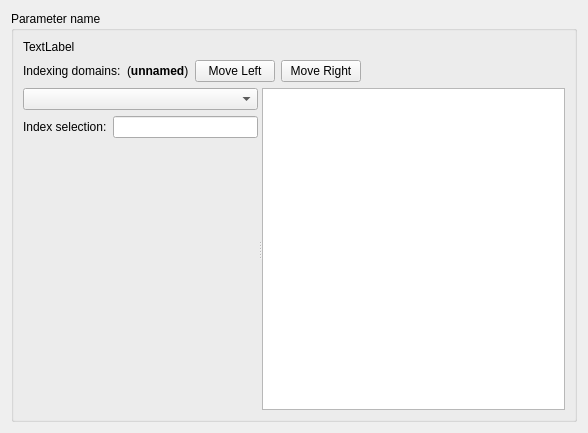
<?xml version="1.0" encoding="UTF-8"?>
<!--
######################################################################################################################
# Copyright (C) 2017-2022 Spine project consortium
# This file is part of Spine Items.
# Spine Items is free software: you can redistribute it and\/or modify it under the terms of the GNU Lesser General
# Public License as published by the Free Software Foundation, either version 3 of the License, or (at your option)
# any later version. This program is distributed in the hope that it will be useful, but WITHOUT ANY WARRANTY;
# without even the implied warranty of MERCHANTABILITY or FITNESS FOR A PARTICULAR PURPOSE. See the GNU Lesser General
# Public License for more details. You should have received a copy of the GNU Lesser General Public License along with
# this program. If not, see <http:\/\/www.gnu.org\/licenses\/>.
######################################################################################################################
-->
<ui version="4.0">
 <class>Form</class>
 <widget class="QWidget" name="Form">
  <property name="geometry">
   <rect>
    <x>0</x>
    <y>0</y>
    <width>588</width>
    <height>433</height>
   </rect>
  </property>
  <property name="windowTitle">
   <string>Form</string>
  </property>
  <layout class="QVBoxLayout" name="verticalLayout_5">
   <item>
    <widget class="QGroupBox" name="box">
     <property name="title">
      <string>Parameter name</string>
     </property>
     <layout class="QVBoxLayout" name="verticalLayout_3">
      <item>
       <widget class="QLabel" name="message_label">
        <property name="sizePolicy">
         <sizepolicy hsizetype="Preferred" vsizetype="Fixed">
          <horstretch>0</horstretch>
          <verstretch>0</verstretch>
         </sizepolicy>
        </property>
        <property name="text">
         <string>TextLabel</string>
        </property>
        <property name="textFormat">
         <enum>Qt::RichText</enum>
        </property>
       </widget>
      </item>
      <item>
       <layout class="QHBoxLayout" name="horizontalLayout_2">
        <item>
         <widget class="QLabel" name="label">
          <property name="text">
           <string>Indexing domains:</string>
          </property>
         </widget>
        </item>
        <item>
         <widget class="QLabel" name="indexing_domains_label">
          <property name="text">
           <string>(&lt;b&gt;unnamed&lt;/b&gt;)</string>
          </property>
          <property name="textFormat">
           <enum>Qt::RichText</enum>
          </property>
         </widget>
        </item>
        <item>
         <widget class="QPushButton" name="move_domain_left_button">
          <property name="text">
           <string>Move Left</string>
          </property>
         </widget>
        </item>
        <item>
         <widget class="QPushButton" name="move_domain_right_button">
          <property name="text">
           <string>Move Right</string>
          </property>
         </widget>
        </item>
        <item>
         <spacer name="horizontalSpacer">
          <property name="orientation">
           <enum>Qt::Horizontal</enum>
          </property>
          <property name="sizeHint" stdset="0">
           <size>
            <width>40</width>
            <height>20</height>
           </size>
          </property>
         </spacer>
        </item>
       </layout>
      </item>
      <item>
       <widget class="QSplitter" name="splitter">
        <property name="orientation">
         <enum>Qt::Horizontal</enum>
        </property>
        <widget class="QWidget" name="verticalLayoutWidget_3">
         <layout class="QVBoxLayout" name="verticalLayout_4">
          <item>
           <layout class="QVBoxLayout" name="verticalLayout_6">
            <item>
             <layout class="QHBoxLayout" name="horizontalLayout">
              <item>
               <widget class="QComboBox" name="domains_combo"/>
              </item>
             </layout>
            </item>
            <item>
             <layout class="QFormLayout" name="formLayout_3">
              <item row="0" column="0">
               <widget class="QLabel" name="pick_expression_label">
                <property name="toolTip">
                 <string>Select rows for which this Python expression evaluates to True. Use &lt;i&gt;i&lt;/i&gt; as the row index.</string>
                </property>
                <property name="text">
                 <string>Index selection:</string>
                </property>
               </widget>
              </item>
              <item row="0" column="1">
               <widget class="QLineEdit" name="pick_expression_edit">
                <property name="placeholderText">
                 <string/>
                </property>
               </widget>
              </item>
             </layout>
            </item>
           </layout>
          </item>
          <item>
           <spacer name="verticalSpacer">
            <property name="orientation">
             <enum>Qt::Vertical</enum>
            </property>
            <property name="sizeHint" stdset="0">
             <size>
              <width>20</width>
              <height>40</height>
             </size>
            </property>
           </spacer>
          </item>
         </layout>
        </widget>
        <widget class="QTableView" name="index_table_view">
         <attribute name="horizontalHeaderVisible">
          <bool>true</bool>
         </attribute>
        </widget>
       </widget>
      </item>
     </layout>
    </widget>
   </item>
  </layout>
 </widget>
 <resources/>
 <connections/>
</ui>
